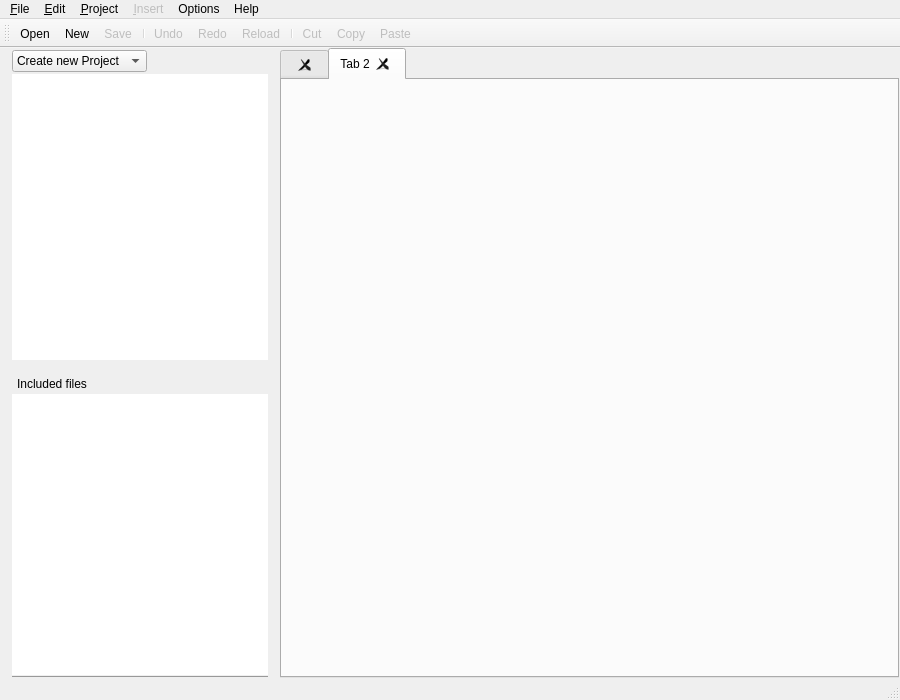
<?xml version="1.0" encoding="UTF-8"?>
<ui version="4.0">
 <class>MainWindow</class>
 <widget class="QMainWindow" name="MainWindow">
  <property name="geometry">
   <rect>
    <x>0</x>
    <y>0</y>
    <width>900</width>
    <height>700</height>
   </rect>
  </property>
  <property name="minimumSize">
   <size>
    <width>500</width>
    <height>500</height>
   </size>
  </property>
  <property name="windowTitle">
   <string>phpPad</string>
  </property>
  <property name="styleSheet">
   <string notr="true">QFrame#line{
    color: #999999;
}</string>
  </property>
  <widget class="QWidget" name="centralWidget">
   <layout class="QHBoxLayout" name="horizontalLayout">
    <property name="leftMargin">
     <number>1</number>
    </property>
    <property name="topMargin">
     <number>0</number>
    </property>
    <property name="rightMargin">
     <number>1</number>
    </property>
    <property name="bottomMargin">
     <number>0</number>
    </property>
    <item>
     <widget class="QSplitter" name="mainSplitter">
      <property name="orientation">
       <enum>Qt::Horizontal</enum>
      </property>
      <property name="handleWidth">
       <number>1</number>
      </property>
      <property name="childrenCollapsible">
       <bool>false</bool>
      </property>
      <widget class="QSplitter" name="toolSplitter">
       <property name="orientation">
        <enum>Qt::Vertical</enum>
       </property>
       <property name="handleWidth">
        <number>1</number>
       </property>
       <property name="childrenCollapsible">
        <bool>true</bool>
       </property>
       <widget class="QWidget" name="layoutWidget">
        <layout class="QVBoxLayout" name="verticalLayout">
         <property name="spacing">
          <number>2</number>
         </property>
         <property name="topMargin">
          <number>2</number>
         </property>
         <item>
          <layout class="QHBoxLayout" name="horizontalLayout_4">
           <item>
            <widget class="QComboBox" name="projectSelector">
             <property name="minimumSize">
              <size>
               <width>120</width>
               <height>0</height>
              </size>
             </property>
             <item>
              <property name="text">
               <string>Create new Project</string>
              </property>
             </item>
            </widget>
           </item>
           <item>
            <spacer name="horizontalSpacer">
             <property name="orientation">
              <enum>Qt::Horizontal</enum>
             </property>
             <property name="sizeHint" stdset="0">
              <size>
               <width>40</width>
               <height>20</height>
              </size>
             </property>
            </spacer>
           </item>
          </layout>
         </item>
         <item>
          <widget class="QTreeView" name="treeView">
           <property name="frameShape">
            <enum>QFrame::NoFrame</enum>
           </property>
           <property name="frameShadow">
            <enum>QFrame::Plain</enum>
           </property>
           <property name="editTriggers">
            <set>QAbstractItemView::EditKeyPressed</set>
           </property>
           <property name="tabKeyNavigation">
            <bool>true</bool>
           </property>
           <property name="dragDropMode">
            <enum>QAbstractItemView::DragDrop</enum>
           </property>
           <property name="defaultDropAction">
            <enum>Qt::MoveAction</enum>
           </property>
           <property name="indentation">
            <number>15</number>
           </property>
           <property name="sortingEnabled">
            <bool>true</bool>
           </property>
           <property name="animated">
            <bool>true</bool>
           </property>
           <attribute name="headerDefaultSectionSize">
            <number>50</number>
           </attribute>
          </widget>
         </item>
        </layout>
       </widget>
       <widget class="QWidget" name="layoutWidget1">
        <layout class="QVBoxLayout" name="verticalLayout_2">
         <property name="spacing">
          <number>0</number>
         </property>
         <property name="topMargin">
          <number>2</number>
         </property>
         <property name="bottomMargin">
          <number>0</number>
         </property>
         <item>
          <layout class="QHBoxLayout" name="horizontalLayout_5">
           <item>
            <widget class="QLabel" name="label_2">
             <property name="lineWidth">
              <number>0</number>
             </property>
             <property name="text">
              <string>Included files</string>
             </property>
             <property name="margin">
              <number>0</number>
             </property>
             <property name="indent">
              <number>5</number>
             </property>
            </widget>
           </item>
           <item>
            <spacer name="horizontalSpacer_2">
             <property name="orientation">
              <enum>Qt::Horizontal</enum>
             </property>
             <property name="sizeHint" stdset="0">
              <size>
               <width>40</width>
               <height>20</height>
              </size>
             </property>
            </spacer>
           </item>
          </layout>
         </item>
         <item>
          <widget class="QListView" name="fileListView">
           <property name="font">
            <font>
             <pointsize>10</pointsize>
            </font>
           </property>
           <property name="mouseTracking">
            <bool>true</bool>
           </property>
           <property name="frameShape">
            <enum>QFrame::NoFrame</enum>
           </property>
           <property name="editTriggers">
            <set>QAbstractItemView::NoEditTriggers</set>
           </property>
          </widget>
         </item>
         <item>
          <widget class="Line" name="line">
           <property name="frameShadow">
            <enum>QFrame::Plain</enum>
           </property>
           <property name="orientation">
            <enum>Qt::Horizontal</enum>
           </property>
          </widget>
         </item>
        </layout>
       </widget>
      </widget>
      <widget class="QTabWidget" name="tabWidget">
       <property name="sizePolicy">
        <sizepolicy hsizetype="Expanding" vsizetype="Expanding">
         <horstretch>1</horstretch>
         <verstretch>0</verstretch>
        </sizepolicy>
       </property>
       <property name="currentIndex">
        <number>1</number>
       </property>
       <property name="tabsClosable">
        <bool>true</bool>
       </property>
       <property name="movable">
        <bool>true</bool>
       </property>
       <property name="tabBarAutoHide">
        <bool>false</bool>
       </property>
       <widget class="QWidget" name="startTab">
        <attribute name="title">
         <string/>
        </attribute>
        <layout class="QHBoxLayout" name="horizontalLayout_2">
         <item>
          <widget class="QLabel" name="label">
           <property name="font">
            <font>
             <pointsize>11</pointsize>
            </font>
           </property>
           <property name="text">
            <string>&lt;html&gt;&lt;head/&gt;&lt;body style=&quot;max-width:350px&quot;&gt;&lt;p&gt;&lt;span style=&quot; font-size:large; font-weight:600;&quot;&gt;phpPad&lt;/span&gt;&lt;/p&gt;&lt;p&gt;&lt;span style=&quot; color:#aa0000;&quot;&gt;WARNING:&lt;/span&gt; This is still alpha. Please expect bugs and crashes. There is currently no auto save or recovery function.&lt;/p&gt;&lt;p&gt;Start by creating a new project or open an existing project (root folder of you local php files). You can also just edit files. Use File and Open to open an exisitng document.&lt;/p&gt;&lt;p&gt;Use Crtl+Space to trigger the auto completer at any time.&lt;/p&gt;&lt;p&gt;Further documentation and help can be found on &lt;a href=&quot;https://github.com/Sikarjan/phpPad&quot;&gt;&lt;span style=&quot; text-decoration: underline; color:#0000ff;&quot;&gt;GitHub&lt;/span&gt;&lt;/a&gt;. Please also use GitHub for bug reports and feedback.&lt;/p&gt;&lt;/body&gt;&lt;/html&gt;</string>
           </property>
           <property name="wordWrap">
            <bool>true</bool>
           </property>
           <property name="openExternalLinks">
            <bool>true</bool>
           </property>
          </widget>
         </item>
        </layout>
       </widget>
       <widget class="QWidget" name="tab_2">
        <property name="enabled">
         <bool>true</bool>
        </property>
        <attribute name="title">
         <string>Tab 2</string>
        </attribute>
       </widget>
      </widget>
     </widget>
    </item>
   </layout>
  </widget>
  <widget class="QMenuBar" name="menuBar">
   <property name="geometry">
    <rect>
     <x>0</x>
     <y>0</y>
     <width>900</width>
     <height>21</height>
    </rect>
   </property>
   <widget class="QMenu" name="menuPhpPad">
    <property name="title">
     <string>&amp;File</string>
    </property>
    <addaction name="action_Open"/>
    <addaction name="action_New"/>
    <addaction name="actionReload"/>
    <addaction name="actionRestore_Tab"/>
    <addaction name="separator"/>
    <addaction name="actionSave"/>
    <addaction name="actionSave_As"/>
    <addaction name="actionClose"/>
    <addaction name="separator"/>
    <addaction name="action_Close"/>
   </widget>
   <widget class="QMenu" name="menuEdit">
    <property name="title">
     <string>&amp;Edit</string>
    </property>
    <addaction name="actionUndo"/>
    <addaction name="actionRedo"/>
    <addaction name="separator"/>
    <addaction name="actionCut"/>
    <addaction name="actionCopy"/>
    <addaction name="actionPaste"/>
    <addaction name="separator"/>
    <addaction name="actionGo2Line"/>
    <addaction name="actionFind"/>
    <addaction name="actionReplace"/>
   </widget>
   <widget class="QMenu" name="menu_Project">
    <property name="title">
     <string>&amp;Project</string>
    </property>
    <addaction name="actionOpenExisingProject"/>
    <addaction name="actionCreateNewProject"/>
    <addaction name="separator"/>
    <addaction name="actionRenameCurrentProject"/>
    <addaction name="actionRemoveCurrentProject"/>
   </widget>
   <widget class="QMenu" name="menu_Insert">
    <property name="enabled">
     <bool>false</bool>
    </property>
    <property name="title">
     <string>&amp;Insert</string>
    </property>
    <addaction name="action_Table"/>
    <addaction name="actionImage"/>
    <addaction name="actionAJAX"/>
   </widget>
   <widget class="QMenu" name="menuOptions">
    <property name="title">
     <string>Options</string>
    </property>
    <addaction name="actionPreferences"/>
    <addaction name="actionShow_Toolbar"/>
    <addaction name="actionShowToolbox"/>
   </widget>
   <widget class="QMenu" name="menuHelp">
    <property name="title">
     <string>Help</string>
    </property>
    <addaction name="actionContext_help"/>
   </widget>
   <addaction name="menuPhpPad"/>
   <addaction name="menuEdit"/>
   <addaction name="menu_Project"/>
   <addaction name="menu_Insert"/>
   <addaction name="menuOptions"/>
   <addaction name="menuHelp"/>
  </widget>
  <widget class="QToolBar" name="mainToolBar">
   <property name="contextMenuPolicy">
    <enum>Qt::NoContextMenu</enum>
   </property>
   <property name="iconSize">
    <size>
     <width>16</width>
     <height>16</height>
    </size>
   </property>
   <attribute name="toolBarArea">
    <enum>TopToolBarArea</enum>
   </attribute>
   <attribute name="toolBarBreak">
    <bool>false</bool>
   </attribute>
   <addaction name="action_Open"/>
   <addaction name="action_New"/>
   <addaction name="actionSave"/>
   <addaction name="separator"/>
   <addaction name="actionUndo"/>
   <addaction name="actionRedo"/>
   <addaction name="actionReload"/>
   <addaction name="separator"/>
   <addaction name="actionCut"/>
   <addaction name="actionCopy"/>
   <addaction name="actionPaste"/>
  </widget>
  <widget class="QStatusBar" name="statusBar"/>
  <action name="action_Open">
   <property name="icon">
    <iconset resource="qrc.qrc">
     <normaloff>:/icon/icons/openEnable.png</normaloff>
     <disabledoff>:/icon/icons/openDisable.png</disabledoff>:/icon/icons/openEnable.png</iconset>
   </property>
   <property name="text">
    <string>&amp;Open</string>
   </property>
   <property name="shortcut">
    <string>Ctrl+O</string>
   </property>
  </action>
  <action name="action_Close">
   <property name="enabled">
    <bool>true</bool>
   </property>
   <property name="text">
    <string>&amp;Quit</string>
   </property>
   <property name="toolTip">
    <string>Quit Application</string>
   </property>
  </action>
  <action name="action_New">
   <property name="icon">
    <iconset resource="qrc.qrc">
     <normaloff>:/icon/icons/newEnable.png</normaloff>
     <normalon>:/icon/icons/newEnable.png</normalon>:/icon/icons/newEnable.png</iconset>
   </property>
   <property name="text">
    <string>&amp;New</string>
   </property>
   <property name="toolTip">
    <string>New Editor Tab</string>
   </property>
   <property name="shortcut">
    <string>Ctrl+N</string>
   </property>
  </action>
  <action name="actionSave">
   <property name="enabled">
    <bool>false</bool>
   </property>
   <property name="icon">
    <iconset resource="qrc.qrc">
     <normaloff>:/icon/icons/saveEnable.png</normaloff>
     <normalon>:/icon/icons/saveEnable.png</normalon>
     <disabledoff>:/icon/icons/saveDisable.png</disabledoff>:/icon/icons/saveEnable.png</iconset>
   </property>
   <property name="text">
    <string>&amp;Save</string>
   </property>
   <property name="toolTip">
    <string>Save...</string>
   </property>
   <property name="shortcut">
    <string>Ctrl+S</string>
   </property>
  </action>
  <action name="actionSave_As">
   <property name="enabled">
    <bool>false</bool>
   </property>
   <property name="icon">
    <iconset resource="qrc.qrc">
     <normaloff>:/icon/icons/saveAsEnable.png</normaloff>
     <normalon>:/icon/icons/saveAsEnable.png</normalon>
     <disabledon>:/icon/icons/saveAsDisable.png</disabledon>:/icon/icons/saveAsEnable.png</iconset>
   </property>
   <property name="text">
    <string>Save As...</string>
   </property>
   <property name="shortcut">
    <string>Ctrl+Shift+S</string>
   </property>
  </action>
  <action name="actionClose">
   <property name="enabled">
    <bool>false</bool>
   </property>
   <property name="text">
    <string>Close File</string>
   </property>
   <property name="shortcut">
    <string>Ctrl+W</string>
   </property>
  </action>
  <action name="actionCut">
   <property name="enabled">
    <bool>false</bool>
   </property>
   <property name="icon">
    <iconset resource="qrc.qrc">
     <normaloff>:/icon/icons/cutEnable.png</normaloff>
     <normalon>:/icon/icons/cutEnable.png</normalon>
     <disabledoff>:/icon/icons/cutDisable.png</disabledoff>
     <disabledon>:/icon/icons/cutDisable.png</disabledon>:/icon/icons/cutEnable.png</iconset>
   </property>
   <property name="text">
    <string>Cut</string>
   </property>
   <property name="shortcut">
    <string>Ctrl+X</string>
   </property>
  </action>
  <action name="actionCopy">
   <property name="enabled">
    <bool>false</bool>
   </property>
   <property name="icon">
    <iconset resource="qrc.qrc">
     <normaloff>:/icon/icons/copyEnable.png</normaloff>
     <normalon>icons/copyEnable.png</normalon>
     <disabledoff>:/icon/icons/copyDisable.png</disabledoff>
     <disabledon>:/icon/icons/copyDisable.png</disabledon>:/icon/icons/copyEnable.png</iconset>
   </property>
   <property name="text">
    <string>Copy</string>
   </property>
   <property name="shortcut">
    <string>Ctrl+C</string>
   </property>
  </action>
  <action name="actionPaste">
   <property name="enabled">
    <bool>false</bool>
   </property>
   <property name="icon">
    <iconset resource="qrc.qrc">
     <normaloff>:/icon/icons/pastEnable.png</normaloff>
     <normalon>:/icon/icons/pastEnable.png</normalon>
     <disabledoff>:/icon/icons/pastDisable.png</disabledoff>
     <disabledon>:/icon/icons/pastDisable.png</disabledon>:/icon/icons/pastEnable.png</iconset>
   </property>
   <property name="text">
    <string>Paste</string>
   </property>
   <property name="shortcut">
    <string>Ctrl+V</string>
   </property>
  </action>
  <action name="actionUndo">
   <property name="enabled">
    <bool>false</bool>
   </property>
   <property name="icon">
    <iconset resource="qrc.qrc">
     <normaloff>:/icon/icons/undoEnable.png</normaloff>
     <normalon>:/icon/icons/undoEnable.png</normalon>
     <disabledoff>:/icon/icons/undoDisable.png</disabledoff>
     <disabledon>:/icon/icons/undoDisable.png</disabledon>:/icon/icons/undoEnable.png</iconset>
   </property>
   <property name="text">
    <string>Undo</string>
   </property>
   <property name="shortcut">
    <string>Ctrl+Z</string>
   </property>
  </action>
  <action name="actionRedo">
   <property name="enabled">
    <bool>false</bool>
   </property>
   <property name="icon">
    <iconset resource="qrc.qrc">
     <normaloff>:/icon/icons/redoEnable.png</normaloff>
     <normalon>:/icon/icons/redoEnable.png</normalon>
     <disabledoff>:/icon/icons/redoDisable.png</disabledoff>
     <disabledon>:/icon/icons/redoDisable.png</disabledon>:/icon/icons/redoEnable.png</iconset>
   </property>
   <property name="text">
    <string>Redo</string>
   </property>
   <property name="shortcut">
    <string>Ctrl+Y</string>
   </property>
  </action>
  <action name="actionReload">
   <property name="enabled">
    <bool>false</bool>
   </property>
   <property name="icon">
    <iconset resource="qrc.qrc">
     <normaloff>:/icon/icons/reloadEnable.png</normaloff>
     <normalon>:/icon/icons/reloadEnable.png</normalon>
     <disabledoff>:/icon/icons/reloadDisable.png</disabledoff>
     <disabledon>:/icon/icons/reloadDisable.png</disabledon>:/icon/icons/reloadEnable.png</iconset>
   </property>
   <property name="text">
    <string>Reload</string>
   </property>
   <property name="toolTip">
    <string>Reset the file to the first opened status</string>
   </property>
   <property name="shortcut">
    <string>Ctrl+R</string>
   </property>
  </action>
  <action name="actionOpenExisingProject">
   <property name="icon">
    <iconset resource="qrc.qrc">
     <normaloff>:/icon/icons/projectOpen.png</normaloff>:/icon/icons/projectOpen.png</iconset>
   </property>
   <property name="text">
    <string>&amp;Open exising</string>
   </property>
  </action>
  <action name="actionCreateNewProject">
   <property name="icon">
    <iconset theme="new-file" resource="qrc.qrc">
     <normaloff>:/icon/icons/projectAdd.png</normaloff>:/icon/icons/projectAdd.png</iconset>
   </property>
   <property name="text">
    <string>Create &amp;new</string>
   </property>
  </action>
  <action name="actionRemoveCurrentProject">
   <property name="enabled">
    <bool>false</bool>
   </property>
   <property name="text">
    <string>Remove</string>
   </property>
  </action>
  <action name="actionRenameCurrentProject">
   <property name="enabled">
    <bool>false</bool>
   </property>
   <property name="text">
    <string>Rename</string>
   </property>
  </action>
  <action name="action_Table">
   <property name="icon">
    <iconset resource="qrc.qrc">
     <normaloff>:/icon/icons/tableAdd.png</normaloff>:/icon/icons/tableAdd.png</iconset>
   </property>
   <property name="text">
    <string>&amp;Table</string>
   </property>
   <property name="toolTip">
    <string>Insert a standard html table</string>
   </property>
   <property name="shortcut">
    <string>Ctrl+T</string>
   </property>
  </action>
  <action name="actionImage">
   <property name="icon">
    <iconset resource="qrc.qrc">
     <normaloff>:/icon/icons/imageAdd.png</normaloff>:/icon/icons/imageAdd.png</iconset>
   </property>
   <property name="text">
    <string>&amp;Image</string>
   </property>
   <property name="toolTip">
    <string>Inserts an image in html</string>
   </property>
   <property name="shortcut">
    <string>Ctrl+I</string>
   </property>
  </action>
  <action name="actionAJAX">
   <property name="icon">
    <iconset resource="qrc.qrc">
     <normaloff>:/icon/icons/ajax.png</normaloff>:/icon/icons/ajax.png</iconset>
   </property>
   <property name="text">
    <string>AJAX</string>
   </property>
  </action>
  <action name="actionPreferences">
   <property name="text">
    <string>Preferences</string>
   </property>
   <property name="shortcut">
    <string>Ctrl+,</string>
   </property>
  </action>
  <action name="actionShow_Toolbar">
   <property name="checkable">
    <bool>true</bool>
   </property>
   <property name="checked">
    <bool>true</bool>
   </property>
   <property name="text">
    <string>Show Toolbar</string>
   </property>
   <property name="toolTip">
    <string>Show/hide toolbar</string>
   </property>
  </action>
  <action name="actionRestore_Tab">
   <property name="enabled">
    <bool>false</bool>
   </property>
   <property name="text">
    <string>Restore Tab</string>
   </property>
  </action>
  <action name="actionGo2Line">
   <property name="enabled">
    <bool>false</bool>
   </property>
   <property name="text">
    <string>Go to line</string>
   </property>
   <property name="toolTip">
    <string>Go to line in current document</string>
   </property>
   <property name="shortcut">
    <string>Ctrl+G</string>
   </property>
  </action>
  <action name="actionFind">
   <property name="enabled">
    <bool>false</bool>
   </property>
   <property name="text">
    <string>Find</string>
   </property>
   <property name="toolTip">
    <string>Find text</string>
   </property>
   <property name="shortcut">
    <string>Ctrl+F</string>
   </property>
  </action>
  <action name="actionShowToolbox">
   <property name="checkable">
    <bool>true</bool>
   </property>
   <property name="enabled">
    <bool>false</bool>
   </property>
   <property name="text">
    <string>Show Toolbox</string>
   </property>
   <property name="toolTip">
    <string>Shows/hides toolbox</string>
   </property>
  </action>
  <action name="actionContext_help">
   <property name="text">
    <string>Context help</string>
   </property>
   <property name="toolTip">
    <string>Context help for php functions</string>
   </property>
   <property name="shortcut">
    <string>F1</string>
   </property>
  </action>
  <action name="actionReplace">
   <property name="enabled">
    <bool>false</bool>
   </property>
   <property name="text">
    <string>Replace</string>
   </property>
   <property name="toolTip">
    <string>Replace text</string>
   </property>
   <property name="shortcut">
    <string>Ctrl+D</string>
   </property>
  </action>
 </widget>
 <layoutdefault spacing="6" margin="11"/>
 <resources>
  <include location="qrc.qrc"/>
 </resources>
 <connections>
  <connection>
   <sender>tabWidget</sender>
   <signal>tabCloseRequested(int)</signal>
   <receiver>tabWidget</receiver>
   <slot>setCurrentIndex(int)</slot>
   <hints>
    <hint type="sourcelabel">
     <x>486</x>
     <y>94</y>
    </hint>
    <hint type="destinationlabel">
     <x>273</x>
     <y>73</y>
    </hint>
   </hints>
  </connection>
 </connections>
</ui>
